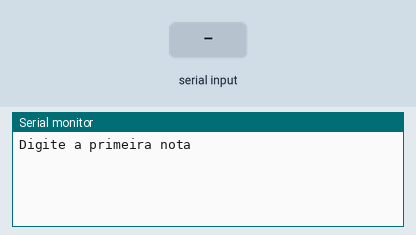
Simulated run of this sketch. Board: Arduino Uno, built with avr-gcc and run on an emulated ATmega328P. Shown: the last lines printed to the serial monitor. The test bench sets the inputs (shaded band).

Above: at 1.2 s.
1.3 s: "90,45,200\n" received over Serial
At 1.9 s:
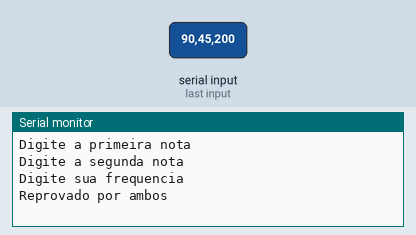
2.8 s: "30,150,10\n" received over Serial
At 5.4 s:
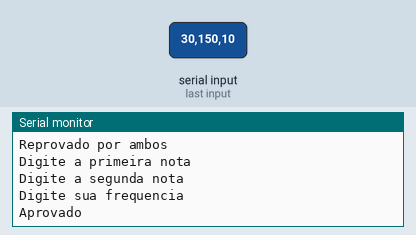

Measured:
- after the input at 1.3 s, the serial monitor: prints a new line at once (image 1)
- after the input at 2.8 s, the serial monitor: prints a new line after 1.6 s (image 2)

The sketch:

frequencia_e_media_do_aluno1.ino
```cpp
int nota1, nota2;
int frequencia;
int notaf;

void setup()
{
  Serial.begin(9600);
}

void loop()
{
  Serial.println("Digite a primeira nota");
  while(!Serial.available());
  nota1 = Serial.parseInt();

  Serial.println("Digite a segunda nota");
  while(!Serial.available());
  nota2 = Serial.parseInt();

  Serial.println("Digite sua frequencia");
  while(!Serial.available());
  frequencia = Serial.parseInt();

  int notaf = nota1 + nota2 / 2;

  if(notaf == 10 || frequencia == 100){
   Serial.println("Parabéns! Nota máxima!");

  }else if(notaf <=9 || frequencia <=99){
   Serial.println("Aprovado");

  }else if(frequencia <75){
   Serial.println("Reprovado por frequencia");

  }else if(notaf <6){
   Serial.println("Reprovado por falta");

  }else{
   Serial.println("Reprovado por ambos");
  }
  delay(3000);
}
```
